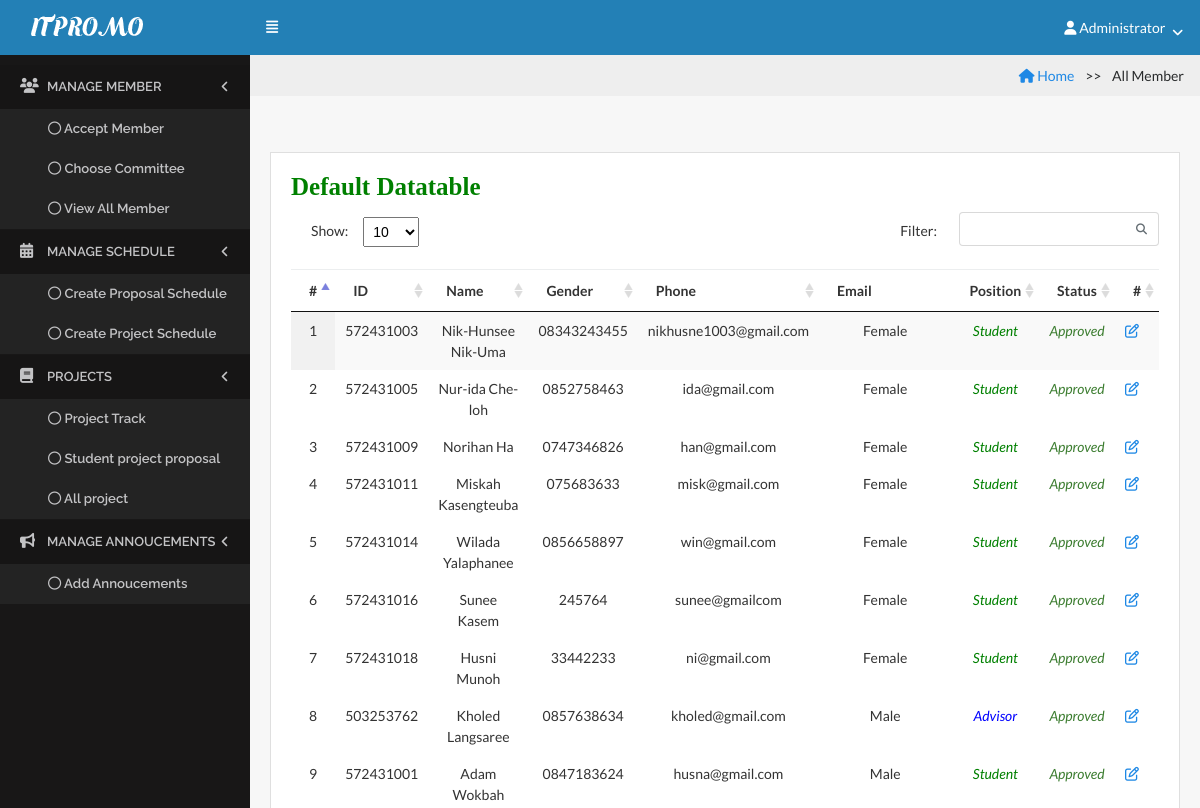
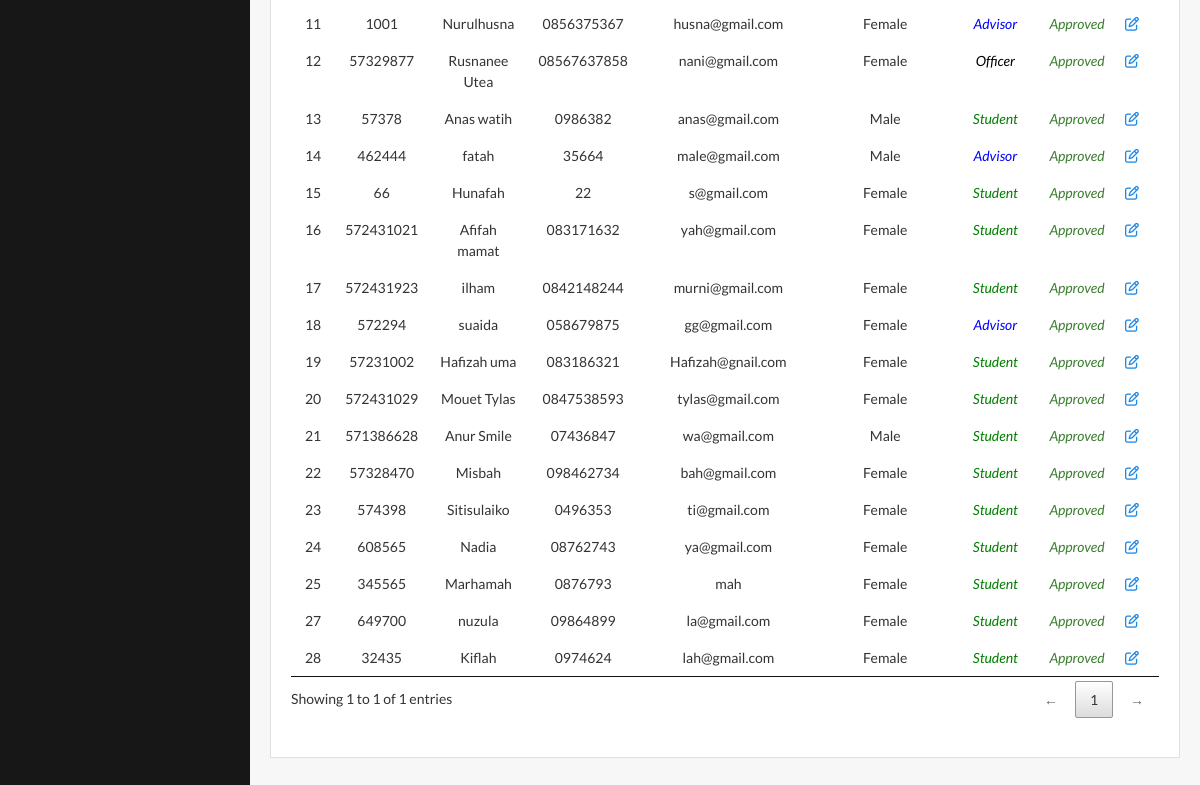
The app's page /index.php?page=all_member (signed in), older data (2 pictures, top to bottom).
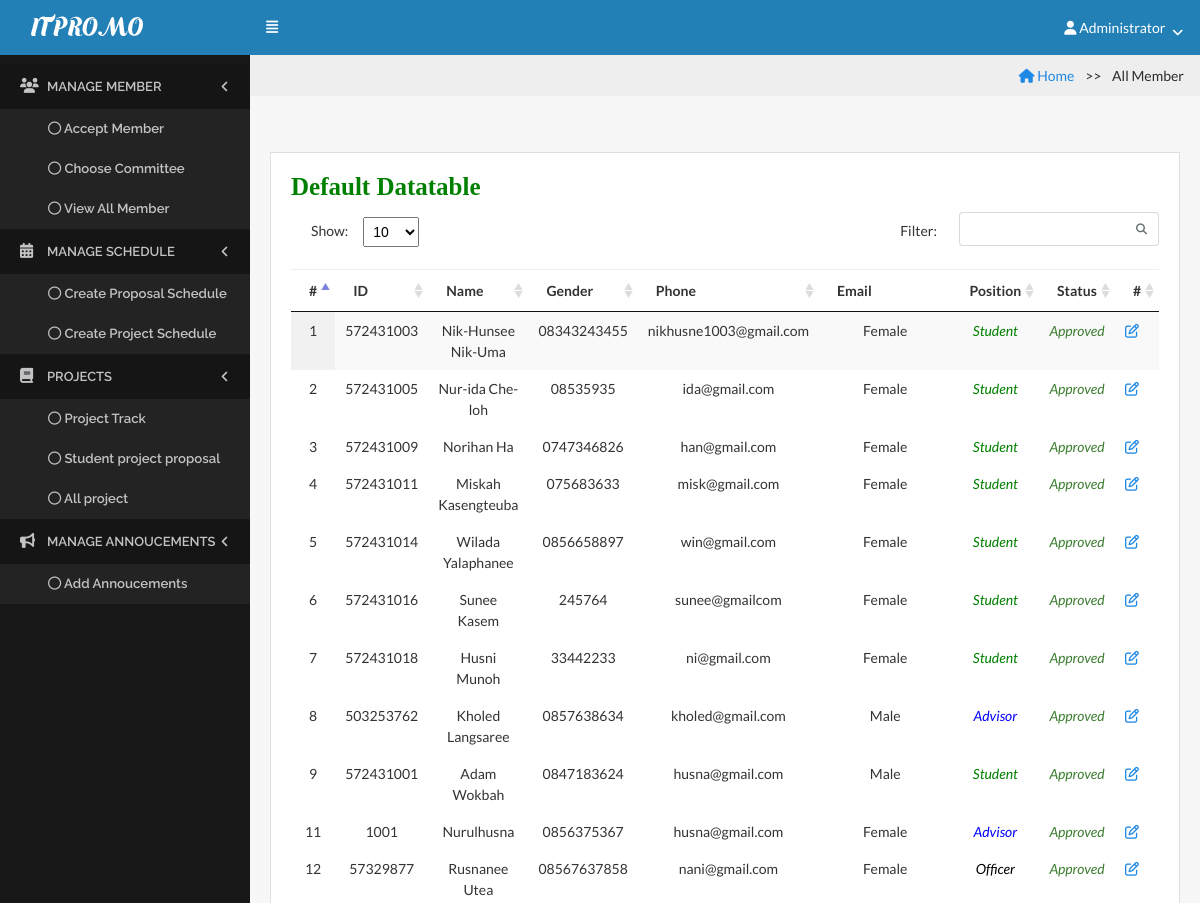
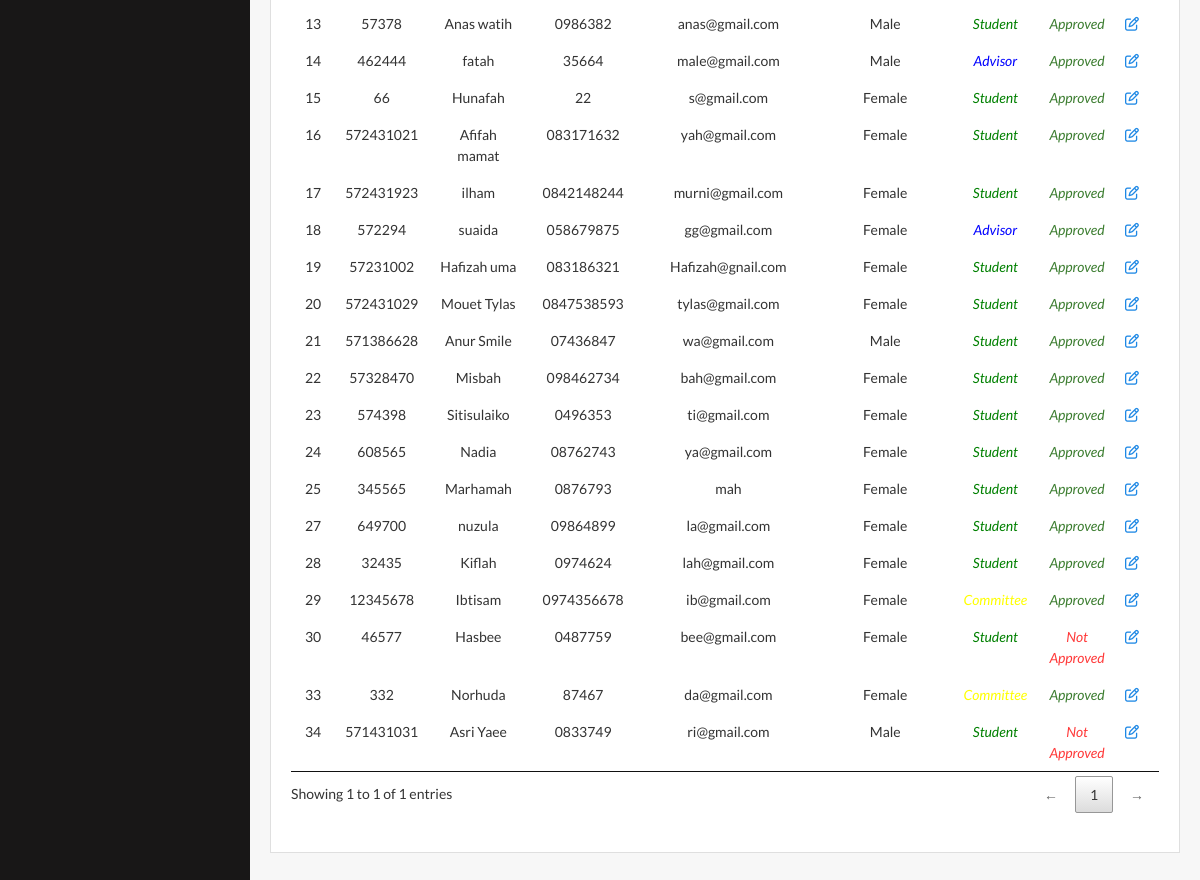
The same page, newer data (2 pictures, top to bottom).
### tables this page shows
CREATE TABLE `member` (
  `member_id` int(11) NOT NULL,
  `member_idcard` int(30) NOT NULL,
  `member_username` varchar(255) NOT NULL,
  `member_fullname` varchar(255) NOT NULL,
  `member_password` varchar(255) NOT NULL,
  `member_pos` enum('1','2','3','4') NOT NULL COMMENT '1=Advisor, 2=Committee, 3=Student, 4=Officer',
  `member_phone` varchar(255) NOT NULL,
  `member_email` varchar(255) NOT NULL,
  `member_gender` enum('m','f') NOT NULL COMMENT 'm=Male, f=female',
  `admin_id` int(20) NOT NULL COMMENT 'Foreign Key to tb_admin',
  `group_id` int(20) DEFAULT NULL
);

### admin/all_member.php (the view, shortened to what this page needs)
 <!DOCTYPE html>
 <html>
 <head>
 <ul class="breadcrumb">
 <li><a href="index.php"><i class="fa fa-home"></i> Home</a></li>
  <li class="active">All Member</li>
</ul>
                <div class="content">
                     <div class="row">
                        <div class="col-lg-12">
                            <div class="card">
                                <div class="card-block">
                                    <h6 class="card-title text-bold">Default Datatable</h6>
     <?php
 $strSQL = "SELECT * FROM member  ";
?>
   <table class="display datatable table table-stripped" cellspacing="0" width="100%">
          <thead>
             <tr>
                      <th>#</th>
                      <th>ID</th>
                      <th>Name</th>
                      <th>Gender</th>
                      <th>Phone</th>
                      <th>Email</th>
                      <th>Position</th>
                      <th>Status</th>
                      <th>#</th>
                 </tr>
               </thead>
       <?php
     if($result = $db->query($strSQL)){
             while($objResult = $result->fetch_object()){
            ?>
           <tbody>
            <tr>
                    <td class="text-center"><?php echo $objResult->member_id; ?></td>
                    <td class="text-center"><?php echo $objResult->member_idcard; ?></td>
                    <td class="text-center"><?php echo $objResult->member_fullname; ?></td>
                    <td class="text-center"><?php echo $objResult->member_phone; ?></td>
                    <td class="text-center"><?php echo $objResult->member_email; ?></td>
                    <td class="text-center"><?php echo gender($objResult->member_gender); ?></td>
                    <td class="text-center"><?php echo position($objResult->member_pos); ?></td>
                    <td class="text-center"><?php echo status($objResult->admin_id); ?></td>
                   <td><a href="?page=edit_member&id=<?php echo $objResult->member_id;?>"><i class="fa fa-edit" title="Edit"></i></a></td>
           </tr>
                <?php
                 }
               }
                   ?>
                                    </table>
                                </div>
                            </div>
                        </div>
                    </div>
                </div>
</body>
</html>

### index.php (shortened to what this page needs)
<?php
include('menu/function.php');
?>
<!DOCTYPE HTML>
<html>
<head>
    <link rel="stylesheet" href="assets/css/bootstrap.css">
    <link rel="stylesheet" href="assets/css/core.css">
    <link rel="stylesheet" href="assets/css/components.css">
    <link rel="stylesheet" href="assets/icons/fontawesome/styles.min.css">
    <link rel="stylesheet" href="lib/css/chartist.min.css">
    <link rel="stylesheet" href="lib/css/jquery.dataTables.min.css">
</head>
<body>
    <nav class="navbar navbar-toggleable-md">
        <a class="navbar-brand logo" href="?page=homepage">
            <img src="assets/img/lo.png" alt="ITPromo">
        </a>
        <div class="collapse navbar-collapse" id="navbarNav">
            <button class="sidebar-toggle btn btn-flat" id="toggle-sidebar-desktop">
                <span>
                    <i class="fa fa-align-justify"></i>
                </span>
            </button>
         <ul class="navbar-nav ml-auto">
                <li class="nav-item dropdown">
         <?php if(isset($_SESSION['id'])):  ?>
                       <a class="nav-link dropdown-toggle dropdown-has-after" href="http://example.com" id="navbarDropdownMenuLink" data-toggle="dropdown" aria-haspopup="true"
                        aria-expanded="false">
                         <i class="fa fa-user"></i>  <?php echo $_SESSION['name']; ?></span>
                    </a>
                </li>
                  <?php endif; ?>
              </ul>
          </div>
    </nav>
    <div class="page-container">
        <div class="page-content">
            <div id="sidebar-main" class="sidebar sidebar-default">
    <div class="sidebar-content">
        <ul class="navigation">
              <?php if(isset($_SESSION['id'])): ?>
                <?php include('menu/menu.php'); ?>
              <?php endif; ?>
            </ul>
            </div>
        </div>
            <div class="content-wrapper">
     <?php include('page_link.php'); ?>
</body>
</html>

### menu/menu.php (shortened to what this page needs)
<?php
$user_rank = '';
if(isset($_SESSION['rank'])){
  $user_rank = $_SESSION['rank'];
}
if($user_rank == "admin"):
?>
<li class="active treeview">
  <a href="#">
    <i class="fa fa-users"></i> <span>Manage Member</span>
  </a>
  <ul class="treeview-menu">
    <li>
      <a href="?page=accept_member">
        <i class="fa fa-circle-o"></i> <span>Accept Member</span>
      </a>
    </li>
    <li>
      <a href="?page=choose_committee">
        <i class="fa fa-circle-o"></i> <span>Choose Committee</span>
      </a>
    </li>
    <li>
      <a href="?page=all_member">
        <i class="fa fa-circle-o"></i> <span>View All Member</span>
      </a>
    </li>
  </ul>
</li>
<li class="active treeview">
  <a href="#">
    <i class="fa fa-calendar"></i> <span>Manage Schedule</span>
  </a>
  <ul class="treeview-menu">
    <li>
      <a href="?page=add_schedule_proposal">
        <i class="fa fa-circle-o"></i> <span>Create Proposal Schedule</span>
      </a>
    </li>
    <li>
      <a href="?page=add_schedule_project">
        <i class="fa fa-circle-o"></i> <span>Create Project Schedule</span>
      </a>
    </li>
  </ul>
</li>
<li class="active treeview">
  <a href="#">
    <i class="fa fa-book"></i> <span>Projects</span>
  </a>
  <ul class="treeview-menu">
    <li>
      <a href="?page=student_track">
        <i class="fa fa-circle-o"></i> Project Track
      </a>
    </li>
    <li>
      <a href="?page=add_proposal">
        <i class="fa fa-circle-o"></i>  Student project proposal
      </a>
    </li>
    <li>
      <a href="?page=proposal_project">
        <i class="fa fa-circle-o"></i>  All project</a>
    </li>
  </ul>
</li>
<li class="active treeview">
  <a href="#">
    <i class="fa fa-bullhorn"></i> <span>Manage Annoucements</span>
  </a>
  <ul class="treeview-menu">
    <li>
      <a href="?page=add_announcement">
        <i class="fa fa-circle-o"></i> <span>Add Annoucements</span></a>
    </li>
  </ul>
</li>
<?php endif; ?>

### page_link.php (shortened to what this page needs)
<?php
$page = null;
if(isset($_GET['page'])){
	$page = $_GET['page'];
}
switch ($page) {
	case 'all_member':
		include('admin/all_member.php');
		break;
}
?>

### menu/function.php (shortened to what this page needs)
<?php
function gender($gender){
	if($gender == "m"){
		return "Male";
	}else{
		return "Female";
	}
}
function position($position){
	if($position == "1"){
		return "<font color='blue'><i>Advisor</i></font>";
	}else if($position == "2"){
	return "<font color='yellow'><i>Committee</i></font>";
	}else if($position == "3"){
			return "<font color='green'><i>Student</i></font>";
	}
else if($position == "4"){
			return "<font color='black'><i>Officer</i></font>";
	}
}
function status($status){
	if($status != "0"){
		return "<span class='text-success'><i>Approved</i></span>";
	}else{
		return "<span class='text-danger'><i>Not Approved</i></span>";
	}
}
?>

### assets/css/core.css (style rules this page uses)
.btn { position: relative; margin: 2px; font-weight: bold; position: relative; font-size: 0.8rem; margin: 2px; font-weight: 600; font-family: 'Raleway', sans-serif; }
body, input, textarea, button { font-family: "Lato", sans-serif; }
.navbar { margin-bottom: 0; border-width: 1px 0; padding: 0; background-color: #2380B6; color: #fff; }
@media (min-width: 992px) { .navbar { padding-right: 20px; } }
.navbar > .navbar-brand { display: block; float: left; height: 50px; line-height: 36px; padding-left: 20px; min-width: 250px; margin-right: 0; }
.navbar > .navbar-brand > img { height: 20px; width: auto; }
.navbar .nav-link { color: #fff; padding: 1.2em 1em; font-size: 0.875rem; }
.navbar .navbar-nav .nav-item { font-weight: 600; font-family: "Raleway", sans-serif; }
.navbar > .navbar-brand > img { height: auto; width: auto; }
.dropdown-toggle { font-style: normal; font-weight: normal; text-align: center; }
.dropdown-toggle:after { content: '\f107'; font-family: 'FontAwesome'; display: inline-block; font-size: 13px; line-height: 1; -webkit-font-smoothing: antialiased; -moz-osx-font-smoothing: grayscale; border: none; width: 0; height: 0; margin-left: 0.3em; vertical-align: middle; margin-top: -7px; }
.card { margin-bottom: 20px; margin-top: 20px; color: #333; border-radius: 0; }

### assets/css/components.css (style rules this page uses)
html, body { width: 100%; height: 100%; }
body { font-family: "Lato", sans-serif; font-size: 0.875rem !important; background-color: #f7f7f7; }
.page-container { position: relative; }
@media (min-width: 768px) { .page-container { display: table; table-layout: fixed; height: 100%; width: 100%; } }
@media (min-width: 768px) { .page-content { display: table-row; } }
.content { padding: 20px 20px; }
.content:after { content: ''; display: table; clear: both; }
.content-wrapper { padding-bottom: 1.33333; width: 100%; }
@media (min-width: 768px) { .content-wrapper { display: table-cell; vertical-align: top; } }
.sidebar { font-family: 'Raleway', sans-serif; font-size: 0.35rem; font-weight: 600; position: relative; background-color: #181717; color: #c3c3c5; }
@media (min-width: 768px) { .sidebar { display: table-cell; vertical-align: top; width: 250px; } }
.sidebar-default { z-index: 99; }
.sidebar .navigation { margin: 0; padding: 10px 0; list-style: none; position: relative; }
.sidebar .navigation > li { position: relative; }
.sidebar .navigation > li + li { margin-top: 1px; }
.sidebar .navigation > li.active { background-color: rgba(0, 0, 0, 0.1); }
.sidebar .navigation > li > a { display: block; color: #c3c3c5; font-size: 13px; text-transform: uppercase; }
.sidebar .navigation > li > a > i { float: left; top: 11px; position: absolute; margin-top: 2px; margin-right: 15px; font-size: 15px; }
.sidebar .navigation > li > a > span { margin-left: 27px; }
.sidebar .navigation > li > .has-ul { position: relative; padding-right: 33px; }
.sidebar .navigation > li > .has-ul:after { content: "\f107"; display: inline-block; font: normal normal normal 14px/1 FontAwesome; text-rendering: auto; -webkit-font-smoothing: antialiased; -moz-osx-font-smoothing: grayscale; font-size: 13px; display: block; position: absolute; top: 50%; margin-top: -6.5px; right: 20px; line-height: 1; -webkit-transform: rotate(0deg); -ms-transform: rotate(0deg); -o-transform: rotate(0deg); transform: rotate(0deg); transition: -webkit-transform 0.2s ease-in-out; }
.sidebar .navigation > li.active > .has-ul:after { -webkit-transform: rotate(90deg); -ms-transform: rotate(90deg); -o-transform: rotate(90deg); transform: rotate(90deg); }
.sidebar .navigation > li a { padding: 12px 20px; min-height: 44px; }
.sidebar .navigation > li ul { list-style: none; margin: 0; padding: 0; background-color: fade(#000, 15%); }
.sidebar .navigation > li ul li { background-color: #232323; position: relative; }
.sidebar .navigation > li ul li > a { padding: 10px 20px 10px 48px; min-height: 40px; font-size: 0.8256rem; color: #c3c3c5; display: block; }
.sidebar-toggle { background-color: inherit; color: #fff; font-size: 0.875rem; margin: 0; padding: 15px 15px; outline: 0; }
.text-bold { font-weight: 800; }
.text-center { text-align: center; }
table.dataTable thead th, table.dataTable thead td { border-bottom: 1px solid #eeeeef; }
table.dataTable thead .sorting { background-image: url("../../lib/img/sort_both.png"); }
table.dataTable thead .sorting_asc { background-image: url("../../lib/img/sort_asc.png"); }

Row changes from the older to the newer data that the page shows:
changed member "Nur-ida Che-loh": member_phone "0852758463" → "08535935"
added member: member_id "29", member_idcard "12345678", member_fullname "Ibtisam", member_phone "0974356678", member_email "ib@gmail.com", member_gender "Female", member_pos "Committee", shows "Approved"
added member: member_id "30", member_idcard "46577", member_fullname "Hasbee", member_phone "0487759", member_email "bee@gmail.com", member_gender "Female", member_pos "Student", shows "Not Approved"
added member: member_id "33", member_idcard "332", member_fullname "Norhuda", member_phone "87467", member_email "da@gmail.com", member_gender "Female", member_pos "Committee", shows "Approved"
added member: member_id "34", member_idcard "571431031", member_fullname "Asri Yaee", member_phone "0833749", member_email "ri@gmail.com", member_gender "Male", member_pos "Student", shows "Not Approved"
